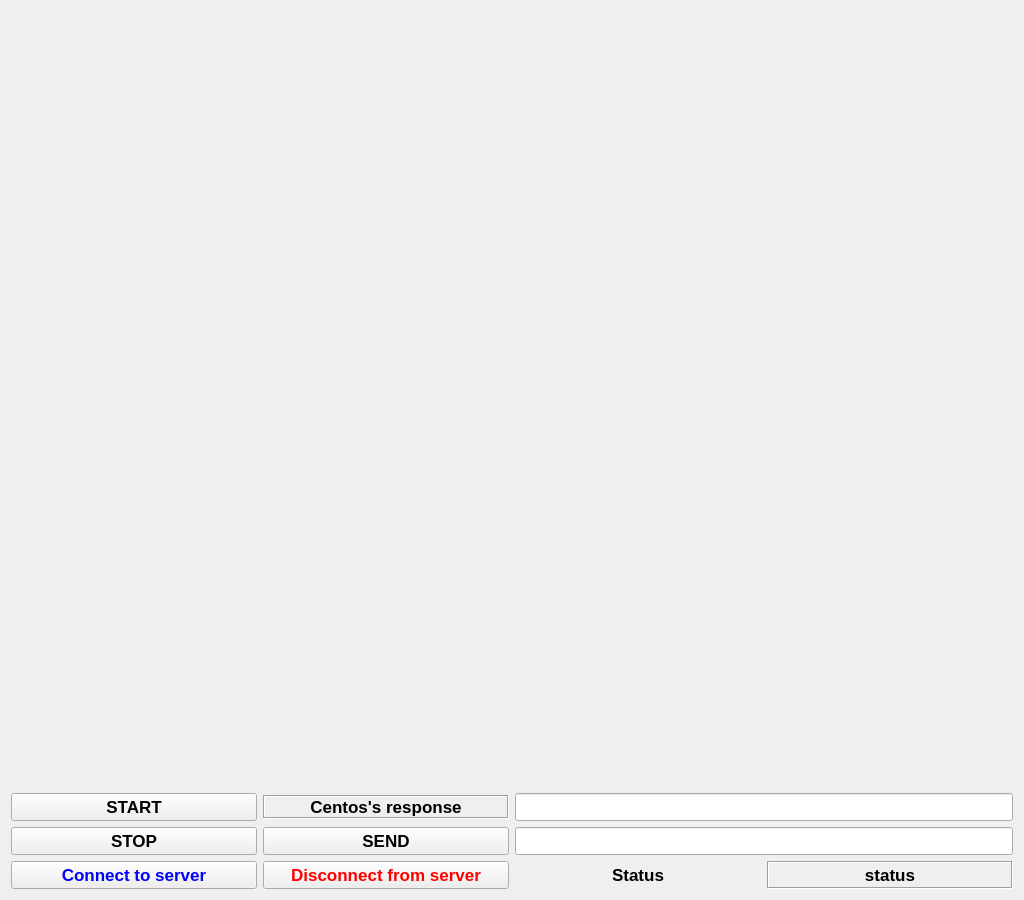
<?xml version="1.0" encoding="UTF-8"?>
<ui version="4.0">
 <class>MainWindow</class>
 <widget class="QMainWindow" name="MainWindow">
  <property name="geometry">
   <rect>
    <x>0</x>
    <y>0</y>
    <width>1024</width>
    <height>900</height>
   </rect>
  </property>
  <property name="windowTitle">
   <string>Client</string>
  </property>
  <widget class="QWidget" name="centralWidget">
   <layout class="QGridLayout" name="gridLayout_2">
    <item row="0" column="0" colspan="3">
     <layout class="QGridLayout" name="gridLayout">
      <item row="0" column="0" colspan="4">
       <layout class="QHBoxLayout" name="horizontalLayout_2">
        <item>
         <spacer name="verticalSpacer">
          <property name="orientation">
           <enum>Qt::Vertical</enum>
          </property>
          <property name="sizeHint" stdset="0">
           <size>
            <width>20</width>
            <height>40</height>
           </size>
          </property>
         </spacer>
        </item>
       </layout>
      </item>
      <item row="3" column="0">
       <widget class="QPushButton" name="pushButton_stop">
        <property name="font">
         <font>
          <pointsize>13</pointsize>
          <weight>75</weight>
          <bold>true</bold>
         </font>
        </property>
        <property name="text">
         <string>STOP</string>
        </property>
       </widget>
      </item>
      <item row="2" column="2" colspan="2">
       <widget class="QLineEdit" name="lineEdit_log">
        <property name="sizePolicy">
         <sizepolicy hsizetype="Preferred" vsizetype="Fixed">
          <horstretch>0</horstretch>
          <verstretch>0</verstretch>
         </sizepolicy>
        </property>
        <property name="font">
         <font>
          <pointsize>13</pointsize>
         </font>
        </property>
       </widget>
      </item>
      <item row="2" column="1">
       <widget class="QLabel" name="label_centos">
        <property name="sizePolicy">
         <sizepolicy hsizetype="Preferred" vsizetype="Fixed">
          <horstretch>0</horstretch>
          <verstretch>0</verstretch>
         </sizepolicy>
        </property>
        <property name="font">
         <font>
          <pointsize>13</pointsize>
          <weight>75</weight>
          <bold>true</bold>
          <strikeout>false</strikeout>
         </font>
        </property>
        <property name="mouseTracking">
         <bool>false</bool>
        </property>
        <property name="focusPolicy">
         <enum>Qt::StrongFocus</enum>
        </property>
        <property name="layoutDirection">
         <enum>Qt::LeftToRight</enum>
        </property>
        <property name="autoFillBackground">
         <bool>false</bool>
        </property>
        <property name="frameShape">
         <enum>QFrame::Box</enum>
        </property>
        <property name="frameShadow">
         <enum>QFrame::Sunken</enum>
        </property>
        <property name="text">
         <string>Centos's response</string>
        </property>
        <property name="alignment">
         <set>Qt::AlignCenter</set>
        </property>
        <property name="wordWrap">
         <bool>false</bool>
        </property>
       </widget>
      </item>
      <item row="3" column="2" colspan="2">
       <widget class="QLineEdit" name="lineEdit_message">
        <property name="sizePolicy">
         <sizepolicy hsizetype="Preferred" vsizetype="Fixed">
          <horstretch>0</horstretch>
          <verstretch>0</verstretch>
         </sizepolicy>
        </property>
        <property name="font">
         <font>
          <pointsize>13</pointsize>
         </font>
        </property>
       </widget>
      </item>
      <item row="2" column="0">
       <widget class="QPushButton" name="pushButton_start">
        <property name="font">
         <font>
          <pointsize>13</pointsize>
          <weight>75</weight>
          <bold>true</bold>
         </font>
        </property>
        <property name="text">
         <string>START</string>
        </property>
       </widget>
      </item>
      <item row="3" column="1">
       <widget class="QPushButton" name="pushButton_send">
        <property name="sizePolicy">
         <sizepolicy hsizetype="Preferred" vsizetype="Fixed">
          <horstretch>0</horstretch>
          <verstretch>0</verstretch>
         </sizepolicy>
        </property>
        <property name="font">
         <font>
          <pointsize>13</pointsize>
          <weight>75</weight>
          <bold>true</bold>
         </font>
        </property>
        <property name="text">
         <string>SEND</string>
        </property>
       </widget>
      </item>
      <item row="4" column="0">
       <widget class="QPushButton" name="pushButton_connect">
        <property name="font">
         <font>
          <pointsize>13</pointsize>
          <weight>75</weight>
          <bold>true</bold>
         </font>
        </property>
        <property name="styleSheet">
         <string notr="true">color: rgb(0, 0, 255);</string>
        </property>
        <property name="text">
         <string>Connect to server</string>
        </property>
       </widget>
      </item>
      <item row="4" column="1">
       <widget class="QPushButton" name="pushButton_disconnect">
        <property name="enabled">
         <bool>true</bool>
        </property>
        <property name="font">
         <font>
          <pointsize>13</pointsize>
          <weight>75</weight>
          <bold>true</bold>
         </font>
        </property>
        <property name="styleSheet">
         <string notr="true">color: rgb(255, 0, 0);</string>
        </property>
        <property name="text">
         <string>Disconnect from server</string>
        </property>
       </widget>
      </item>
      <item row="4" column="3">
       <widget class="QLabel" name="label_status">
        <property name="maximumSize">
         <size>
          <width>9999</width>
          <height>16777215</height>
         </size>
        </property>
        <property name="font">
         <font>
          <pointsize>13</pointsize>
          <weight>75</weight>
          <bold>true</bold>
         </font>
        </property>
        <property name="frameShape">
         <enum>QFrame::Box</enum>
        </property>
        <property name="frameShadow">
         <enum>QFrame::Sunken</enum>
        </property>
        <property name="text">
         <string>status</string>
        </property>
        <property name="alignment">
         <set>Qt::AlignCenter</set>
        </property>
       </widget>
      </item>
      <item row="4" column="2">
       <widget class="QLabel" name="label_status_title">
        <property name="font">
         <font>
          <pointsize>13</pointsize>
          <weight>75</weight>
          <bold>true</bold>
         </font>
        </property>
        <property name="text">
         <string>Status</string>
        </property>
        <property name="alignment">
         <set>Qt::AlignCenter</set>
        </property>
       </widget>
      </item>
     </layout>
    </item>
   </layout>
  </widget>
 </widget>
 <layoutdefault spacing="6" margin="11"/>
 <resources/>
 <connections/>
</ui>
